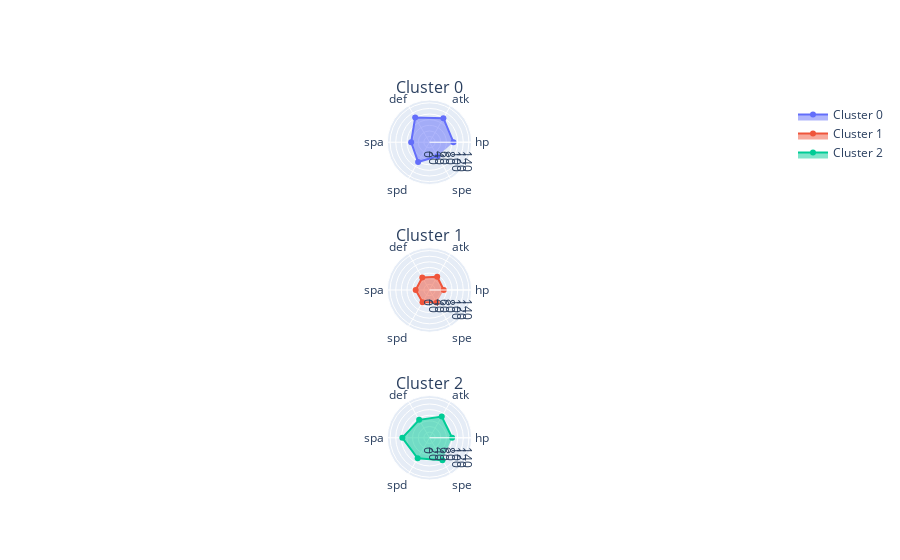

Here is the notebook cell this chart was saved with:
### Code cell
import plotly.graph_objects as go
from plotly.subplots import make_subplots

rows = 3
columns = n_choosed_clusters // 2

fig = make_subplots(
    rows=rows,
    cols=columns,
    specs=[
        [{"type": "polar"} for i in range(columns)] for j in range(rows)
    ],
    subplot_titles=[f"Cluster {i}" for i in range(n_choosed_clusters)],
)
for i in range(rows):
    for j in range(columns):
        if i * columns + j >= n_choosed_clusters:
            break
        fig.add_trace(
            go.Scatterpolar(
                r=centroides.iloc[i].values,
                theta=cols,
                fill="toself",
                name=f"Cluster {i}",
            ),
            row=i + 1,
            col=j + 1
        )
        
fig.update_polars(
    radialaxis=dict(visible=True, range=[0, 150]),
    angularaxis=dict(showline=True, showticklabels=True),
)

fig.show()

### Figure 1 — Plotly figure (JSON) as saved in the notebook; plotly's stock layout.template omitted (floating-point values rounded to 4 significant figures)
{"data": [{"fill": "toself", "name": "Cluster 0", "r": [85.13, 98.71, 101.8, 65.14, 81.02, 57.31, 0], "subplot": "polar", "theta": ["hp", "atk", "def", "spa", "spd", "spe"], "type": "scatterpolar"}, {"fill": "toself", "name": "Cluster 1", "r": [50.69, 54.59, 51.49, 49.06, 49.77, 51.02, 1], "subplot": "polar2", "theta": ["hp", "atk", "def", "spa", "spd", "spe"], "type": "scatterpolar"}, {"fill": "toself", "name": "Cluster 2", "r": [80.41, 86.97, 73.58, 96.51, 84.15, 92.15, 2], "subplot": "polar3", "theta": ["hp", "atk", "def", "spa", "spd", "spe"], "type": "scatterpolar"}], "layout": {"annotations": [{"font": {"size": 16}, "showarrow": false, "text": "Cluster 0", "x": 0.5, "xanchor": "center", "xref": "paper", "y": 1, "yanchor": "bottom", "yref": "paper"}, {"font": {"size": 16}, "showarrow": false, "text": "Cluster 1", "x": 0.5, "xanchor": "center", "xref": "paper", "y": 0.6111, "yanchor": "bottom", "yref": "paper"}, {"font": {"size": 16}, "showarrow": false, "text": "Cluster 2", "x": 0.5, "xanchor": "center", "xref": "paper", "y": 0.2222, "yanchor": "bottom", "yref": "paper"}], "polar": {"angularaxis": {"showline": true, "showticklabels": true}, "domain": {"x": [0, 1], "y": [0.7778, 1]}, "radialaxis": {"range": [0, 150], "visible": true}}, "polar2": {"angularaxis": {"showline": true, "showticklabels": true}, "domain": {"x": [0, 1], "y": [0.3889, 0.6111]}, "radialaxis": {"range": [0, 150], "visible": true}}, "polar3": {"angularaxis": {"showline": true, "showticklabels": true}, "domain": {"x": [0, 1], "y": [0, 0.2222]}, "radialaxis": {"range": [0, 150], "visible": true}}}}
